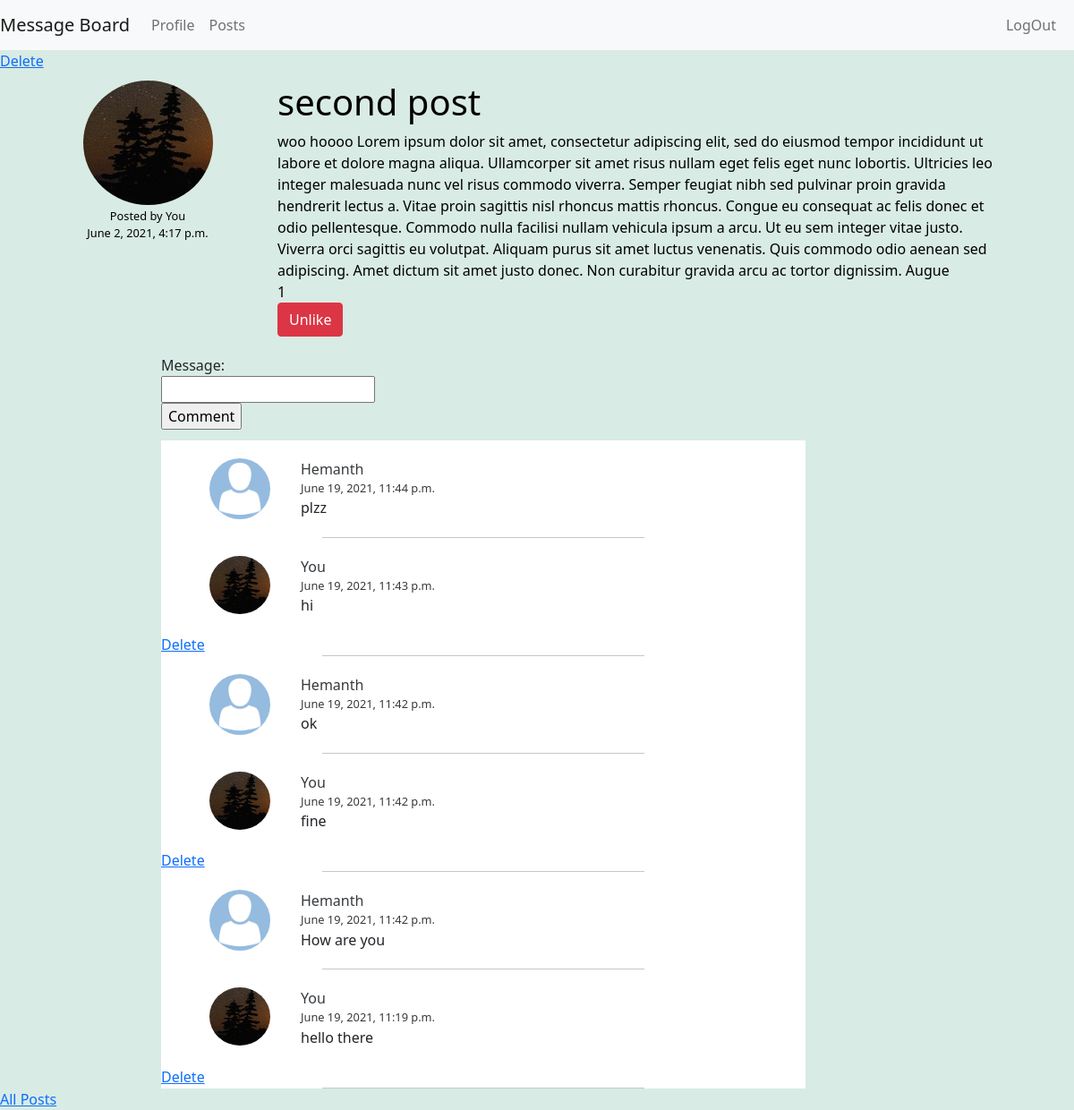
Screenshot of /3 (signed in) with the database file from the repository.
### post/models.py (models this page shows, shortened)
class Post(models.Model):
    title = models.CharField(max_length = 100)
    content = models.TextField()
    date_posted = models.DateTimeField(default = timezone.now)
    author = models.ForeignKey(User, on_delete = models.CASCADE, related_name="posts")
    liked_users = models.ManyToManyField(User, related_name="liked_posts")

class Comment(models.Model):
    post = models.ForeignKey(Post, on_delete=models.CASCADE, related_name="comments")
    user = models.ForeignKey(User, on_delete=models.CASCADE, related_name="comments")
    message = models.CharField(max_length=200)
    commented_on = models.DateTimeField(default= timezone.now)

### users/models.py (models this page shows, shortened)
class Profile(models.Model):
    user = models.OneToOneField(User, related_name="profile", on_delete=models.CASCADE)
    profile_pic = models.ImageField(upload_to="profile_pics/", default="avatar.png")
    bio = models.TextField(default="No bio")

### post/views.py (the view)
# urls.py: path("<int:post_id>", views.view_post, name="view_post"),
@login_required(login_url="users:login")
def view_post(request, post_id):
    post = get_object_or_404(Post, pk=post_id)
    comments = post.comments.all().order_by("-commented_on")
    liked_users = post.liked_users.all()
    profile_pic = request.user.profile.profile_pic.url
    print(profile_pic)
    if request.method == 'POST':
        form = CommentForm(request.POST)
        if form.is_valid():
            x = form.save(commit=False)
            x.user = request.user
            x.post = post
            x.save()
            messages.success(request, "Sucessfully added comment")
            return redirect(reverse("post:view_post", args=(post_id,)))
        messages.error(request, "Error! adding comment")
    else:
        form = CommentForm()
    return render(request, "post/view_post.html", {
        "post" : post,
        "comments" : comments,
        "form" : form ,
        "liked_users" : liked_users,
        "no_liked" : len(liked_users)
    })

### post/forms.py
class CommentForm(ModelForm):
    class Meta:
        model = Comment
        fields = ['message']

### post/templates/post/view_post.html (shortened to what this page needs)
{% extends "post/layout.html" %}
{% block content %}
    {% if request.user == post.author %}
        <a href="{% url 'post:delete_post' post.id %}">Delete</a>
    {% endif %}
    <div class="post-view">
        <div class="post_user">
            <img src="{{post.author.profile.profile_pic.url}}" class='post_pic'>
            <div class="details">
                <div class="author"> Posted by
                    {% if request.user == post.author %}
                        You
                    {% else %}
                        {{ post.author.first_name}}
                    {% endif %}
                </div>
                <div class="date"> {{ post.date_posted }} </div>
            </div>
        </div>
        <div class="post_content">
            <h1 class="title"> {{ post.title }} </h1>
            <div class="content"> {{ post.content }} </div>
            <div class="like"> {{ no_liked }}
                <form method="POST" action="{% url 'post:like_post' post.id %}" class="like_form">
                    {% if request.user in liked_users %}
                        <button type="submit" class="btn btn-danger"> Unlike </button>
                    {% else %}
                        <input type="hidden" value="like" name="type" id="like_type">
                        <button type="submit" class="btn btn-success"> Like </button>
                    {% endif %}
                </form>
            </div>
        </div>
    </div>
    <form add="{% url 'post:view_post' post.id %}" method="POST" class="comment-form">
        {{form}}
        <input type="submit" value="Comment">
    </form>
    <div class="comments">
        {% for comment in comments %}
            <div class="comment">
                <div class="comment-user-info">
                    <img src="{{comment.user.profile.profile_pic.url}}" class='post_pic' loading="lazy">
                </div>
                <div>
                    <div class="comment-author">
                        {% if request.user == comment.user %}
                            You
                        {% else %}
                            {{ comment.user.first_name}}
                        {% endif %}
                    </div>
                    <div class="comment-date">{{ comment.commented_on }} </div>
                    <div class="message"> {{ comment.message }} </div>
                </div>
            </div>
            <div class="delete-comment">
                {% if request.user == comment.user %}
                    <a href="{% url 'post:delete_comment' comment_id=comment.id post_id=post.id %}">Delete</a>
                {% endif %}
            </div>
            <hr style="width:50%; margin: auto; color:rgb(37, 32, 32);">
        {% empty %}
            <div class="empty">No comments yet</div>
        {% endfor %}
    </div>
    <a href="{% url 'post:index' %}">All Posts</a>
{% endblock %}

### post/static/post/styles.css (style rules this page uses)
* { margin: 0; box-sizing: border-box; }
body, .empty { background-color: #d8ebe4; }
.post, .post-view { display: block; color: black; position: relative; -webkit-margin-collapse: collapse; margin-bottom: 10px; padding: 10px 20px 10px; transition: all 0.3s ease-in-out; }
label { display: block; }
input { display: block; }
.comments { position: relative; width: 60%; margin-left: 15%; background-color: white; }
.comment-form { margin-left: 15%; margin-bottom: 1%; }
.comment { padding: 20px; position: relative; }
.comment-author { font-size: 1em; }
.comment-date { font-size: .8em; }
.comment-author, .comment-date { font-weight: 500; opacity: 0.9; }
.post_pic { height: 100%; width: 50%; background-size: contain; border-radius: 50%; }
.details, .details-1 { font-weight: 500; font-size: .8em; margin: 1% 0; }
.post_user, .post_content { position: relative; display: inline-block; }
.post_user { width: 25%; text-align: center; }
.post_content { width: 70%; }
.post, .post-view, .comment { display: flex; justify-content:flex-start; align-items: flex-start; flex-wrap: wrap; }
.comment-user-info { text-align: center; width: 20%; }

### rows the page displays
Post: author.profile.profile_pic (picture), date_posted "June 2, 2021, 4:17 p.m.", title "second post", content "woo hoooo Lorem ipsum dolor sit amet, consectetur adipiscing elit, sed do eiusmod tempor incididunt ut labore et dolore magna aliqua. Ullamcorper sit amet risus nullam eget felis eget nunc lobortis. Ultricies leo integer malesuada nunc vel risus commodo viverra. Semper feugiat nibh sed pulvinar proin gravida hendrerit lectus a. Vitae proin sagittis nisl rhoncus mattis rhoncus. Congue eu consequat ac felis donec et odio pellentesque. Commodo nulla facilisi nullam vehicula ipsum a arcu. Ut eu sem integer vitae justo. Viverra orci sagittis eu volutpat. Aliquam purus sit amet luctus venenatis. Quis commodo odio aenean sed adipiscing. Amet dictum sit amet justo donec. Non curabitur gravida arcu…"
Comment: user.profile.profile_pic (placeholder picture), user.first_name "Hemanth", commented_on "June 19, 2021, 11:44 p.m.", message "plzz"
Comment: user.profile.profile_pic (picture), shows "You", commented_on "June 19, 2021, 11:43 p.m.", message "hi", shows "Delete"
Comment: user.profile.profile_pic (placeholder picture), user.first_name "Hemanth", commented_on "June 19, 2021, 11:42 p.m.", message "ok"
Comment: user.profile.profile_pic (picture), shows "You", commented_on "June 19, 2021, 11:42 p.m.", message "fine", shows "Delete"
Comment: user.profile.profile_pic (placeholder picture), user.first_name "Hemanth", commented_on "June 19, 2021, 11:42 p.m.", message "How are you"
Comment: user.profile.profile_pic (picture), shows "You", commented_on "June 19, 2021, 11:19 p.m.", message "hello there", shows "Delete"

### other values shown
{{ no_liked }} "1"
